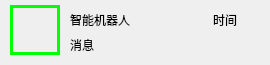
<?xml version="1.0" encoding="UTF-8"?>
<ui version="4.0">
 <class>AiInfo</class>
 <widget class="QWidget" name="AiInfo">
  <property name="geometry">
   <rect>
    <x>0</x>
    <y>0</y>
    <width>270</width>
    <height>65</height>
   </rect>
  </property>
  <property name="minimumSize">
   <size>
    <width>270</width>
    <height>65</height>
   </size>
  </property>
  <property name="maximumSize">
   <size>
    <width>270</width>
    <height>65</height>
   </size>
  </property>
  <property name="windowTitle">
   <string>Form</string>
  </property>
  <property name="styleSheet">
   <string notr="true">QLabel#Image_Lab{
	border:3px solid rgb(0, 255, 0);
}</string>
  </property>
  <widget class="QLabel" name="Image_Lab">
   <property name="geometry">
    <rect>
     <x>10</x>
     <y>5</y>
     <width>50</width>
     <height>50</height>
    </rect>
   </property>
   <property name="minimumSize">
    <size>
     <width>50</width>
     <height>50</height>
    </size>
   </property>
   <property name="maximumSize">
    <size>
     <width>50</width>
     <height>50</height>
    </size>
   </property>
   <property name="text">
    <string/>
   </property>
   <property name="pixmap">
    <pixmap resource="../image/Image.qrc">:/new/user/user/Ai_Logn.png</pixmap>
   </property>
   <property name="scaledContents">
    <bool>true</bool>
   </property>
  </widget>
  <widget class="QLabel" name="userName_Lab">
   <property name="geometry">
    <rect>
     <x>70</x>
     <y>10</y>
     <width>90</width>
     <height>20</height>
    </rect>
   </property>
   <property name="minimumSize">
    <size>
     <width>90</width>
     <height>20</height>
    </size>
   </property>
   <property name="maximumSize">
    <size>
     <width>90</width>
     <height>20</height>
    </size>
   </property>
   <property name="text">
    <string>智能机器人</string>
   </property>
  </widget>
  <widget class="QLabel" name="userMessage_Lab">
   <property name="geometry">
    <rect>
     <x>70</x>
     <y>35</y>
     <width>170</width>
     <height>20</height>
    </rect>
   </property>
   <property name="minimumSize">
    <size>
     <width>170</width>
     <height>20</height>
    </size>
   </property>
   <property name="maximumSize">
    <size>
     <width>170</width>
     <height>20</height>
    </size>
   </property>
   <property name="text">
    <string>消息</string>
   </property>
  </widget>
  <widget class="QLabel" name="timer_Lab">
   <property name="geometry">
    <rect>
     <x>190</x>
     <y>10</y>
     <width>70</width>
     <height>20</height>
    </rect>
   </property>
   <property name="minimumSize">
    <size>
     <width>70</width>
     <height>20</height>
    </size>
   </property>
   <property name="maximumSize">
    <size>
     <width>70</width>
     <height>20</height>
    </size>
   </property>
   <property name="text">
    <string>时间</string>
   </property>
   <property name="alignment">
    <set>Qt::AlignCenter</set>
   </property>
  </widget>
 </widget>
 <resources>
  <include location="../image/Image.qrc"/>
 </resources>
 <connections/>
</ui>
